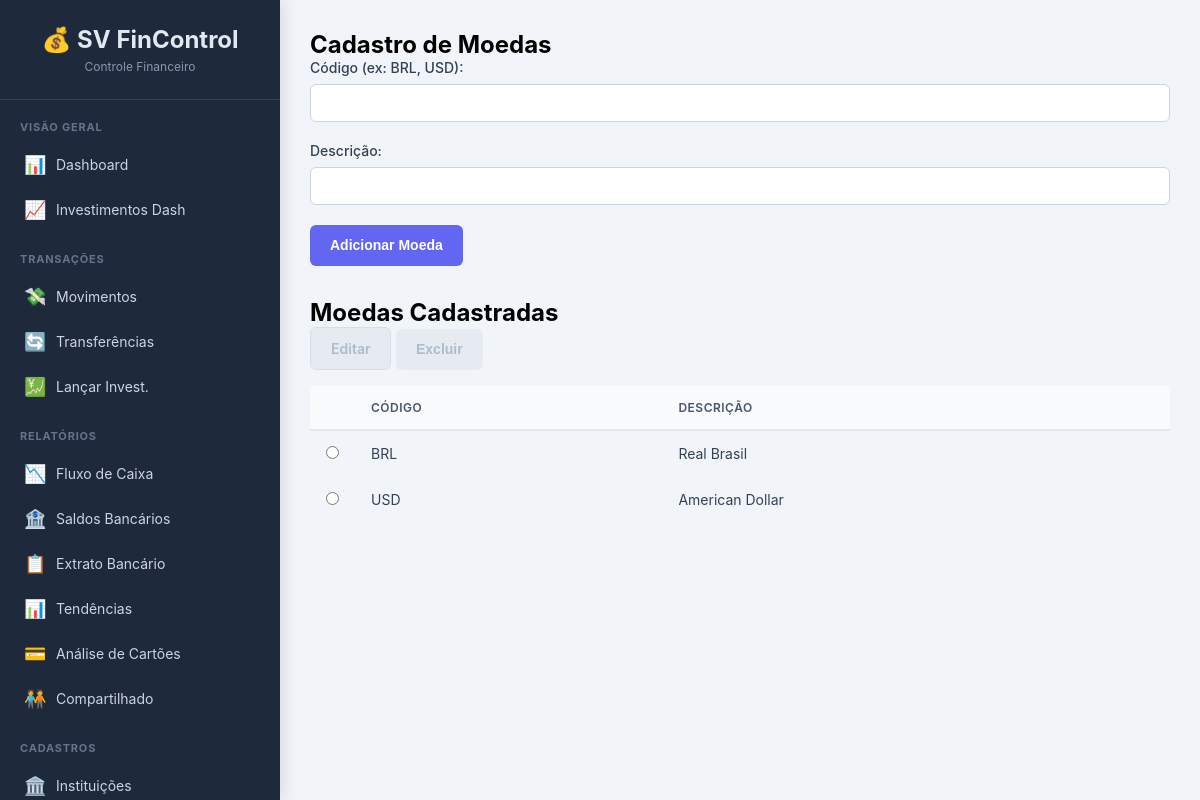
The app's page /moedas, older data.
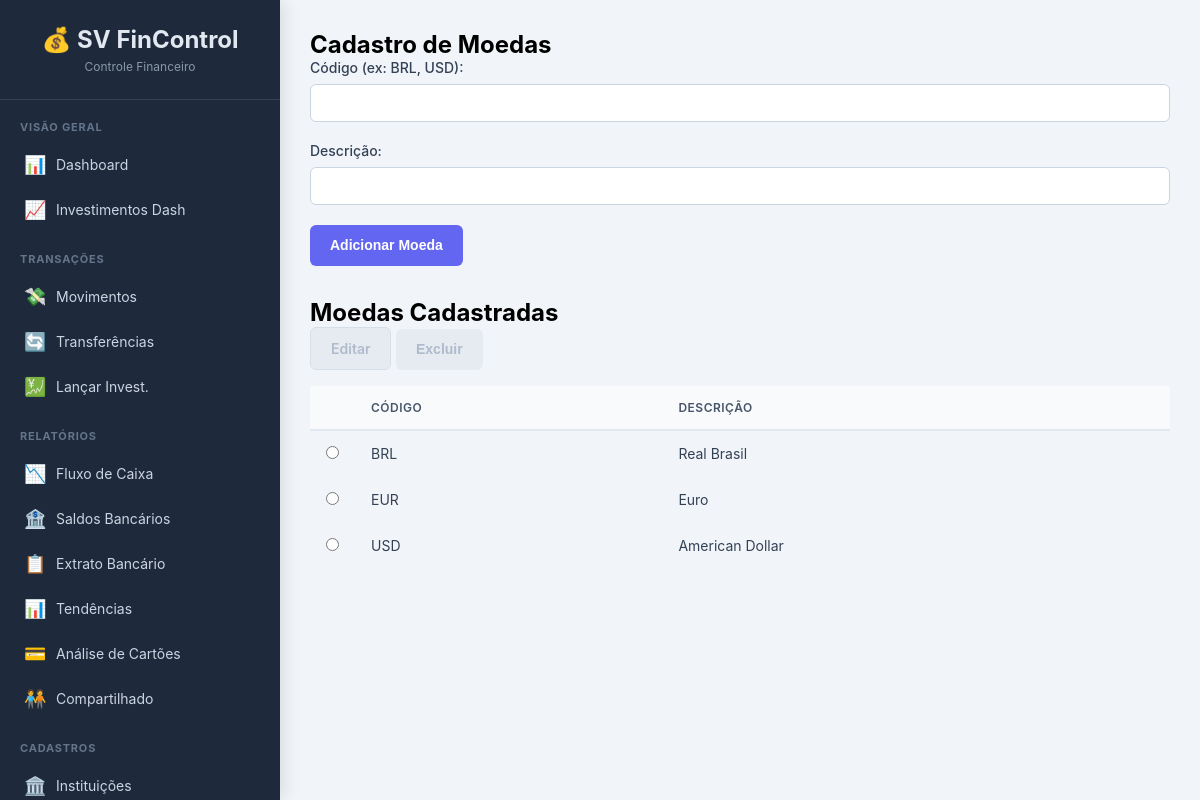
The same page, newer data.
### tables this page shows
CREATE TABLE moedas (
        id INTEGER PRIMARY KEY AUTOINCREMENT,
        codigo TEXT NOT NULL UNIQUE,
        descricao TEXT NOT NULL
    );

### app.py (the view, shortened to what this page needs)
@app.route('/moedas', methods=['GET', 'POST'])
def moedas():
    conn = get_db_connection()
    moedas_list = conn.execute('SELECT * FROM moedas ORDER BY codigo').fetchall()
    conn.close()
    return render_template('moedas.html', moedas=moedas_list)

### app.py (called while the page is built)
def get_db_connection():
    conn = sqlite3.connect(DATABASE, detect_types=sqlite3.PARSE_DECLTYPES | sqlite3.PARSE_COLNAMES)
    conn.execute("PRAGMA foreign_keys = ON;")
    conn.execute("PRAGMA journal_mode=WAL")
    conn.row_factory = sqlite3.Row
    return conn

### templates/moedas.html (shortened to what this page needs)
{% extends "base.html" %}
{% block content %}
    <h2>Cadastro de Moedas</h2>
    <form method="POST">
        <div class="form-group"><label for="codigo">Código (ex: BRL, USD):</label><input type="text" name="codigo" required maxlength="3" style="text-transform: uppercase;"></div>
        <div class="form-group"><label for="descricao">Descrição:</label><input type="text" name="descricao" required></div>
        <button type="submit" class="btn btn-primary">Adicionar Moeda</button>
    </form>
    <h2 style="margin-top: 2rem;">Moedas Cadastradas</h2>
    <div class="action-buttons" style="margin-bottom: 1rem;">
        <a href="#" id="btn-editar" class="btn btn-secondary" disabled>Editar</a>
        <button type="submit" form="form-excluir" id="btn-excluir" class="btn btn-danger" disabled>Excluir</button>
    </div>
    <table><thead><tr><th style="width: 5%;"></th><th>Código</th><th>Descrição</th></tr></thead>
        <tbody>
            {% for m in moedas %}<tr id="row-{{ m.id }}"><td><input type="radio" name="selecionado" value="{{ m.id }}" onchange="itemSelecionado(this, 'moedas')"></td><td>{{ m.codigo }}</td><td>{{ m.descricao }}</td></tr>{% else %}<tr><td colspan="3">Nenhuma moeda cadastrada.</td></tr>{% endfor %}
        </tbody>
    </table>
{% endblock %}

Row changes from the older to the newer data that the page shows:
added moedas: codigo "EUR", descricao "Euro"
